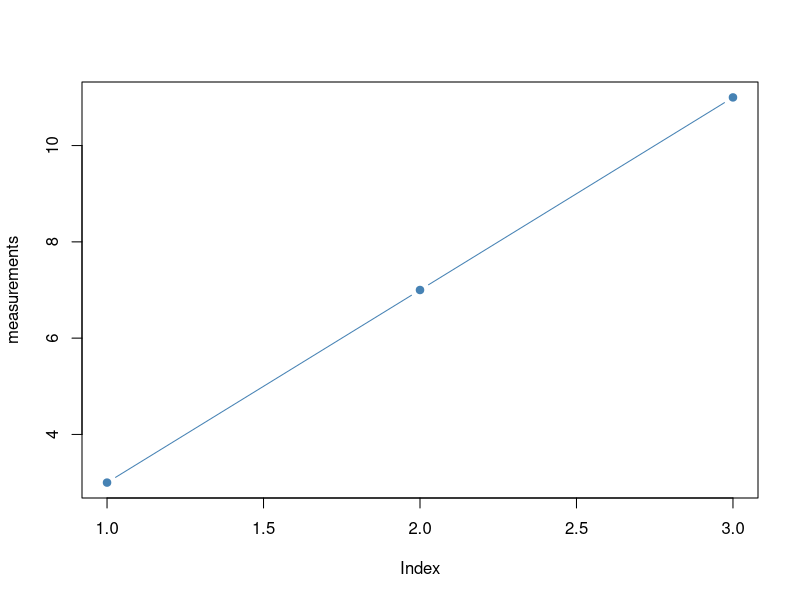

Source code (R):
## ---- chunk 1
#| include: false
measurements <- c(3, 7, 11)
mean(measurements)
## ---- chunk 2
#| label: fig-measurements
#| echo: false
#| fig-cap: Measurements calculated in R
#| fig-alt: Three measurements increasing from three to eleven
#| fig-width: 4
#| fig-height: 3
#| warning: false
plot(measurements, type = "b", col = "steelblue", pch = 19)
